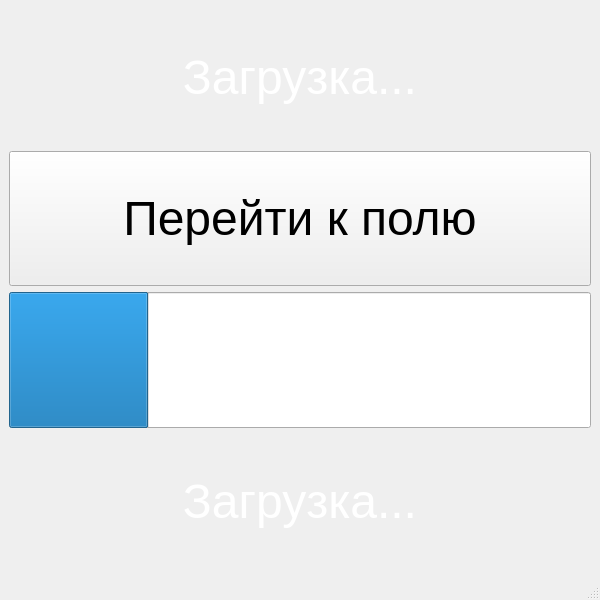
<?xml version="1.0" encoding="UTF-8"?>
<ui version="4.0">
 <class>MainWindow</class>
 <widget class="QMainWindow" name="MainWindow">
  <property name="geometry">
   <rect>
    <x>0</x>
    <y>0</y>
    <width>600</width>
    <height>600</height>
   </rect>
  </property>
  <property name="windowTitle">
   <string>MainWindow</string>
  </property>
  <widget class="QWidget" name="centralwidget">
   <layout class="QGridLayout" name="gridLayout">
    <item row="1" column="0">
     <widget class="QPushButton" name="pushButton">
      <property name="sizePolicy">
       <sizepolicy hsizetype="Preferred" vsizetype="Preferred">
        <horstretch>0</horstretch>
        <verstretch>0</verstretch>
       </sizepolicy>
      </property>
      <property name="font">
       <font>
        <pointsize>36</pointsize>
       </font>
      </property>
      <property name="text">
       <string>Перейти к полю</string>
      </property>
     </widget>
    </item>
    <item row="0" column="0">
     <widget class="QLabel" name="label">
      <property name="sizePolicy">
       <sizepolicy hsizetype="Minimum" vsizetype="Preferred">
        <horstretch>0</horstretch>
        <verstretch>0</verstretch>
       </sizepolicy>
      </property>
      <property name="font">
       <font>
        <pointsize>36</pointsize>
       </font>
      </property>
      <property name="toolTip">
       <string>&lt;html&gt;&lt;head/&gt;&lt;body&gt;&lt;p align=&quot;center&quot;&gt;&lt;br/&gt;&lt;/p&gt;&lt;/body&gt;&lt;/html&gt;</string>
      </property>
      <property name="styleSheet">
       <string notr="true">color: rgb(255, 255, 255);</string>
      </property>
      <property name="text">
       <string>Загрузка...</string>
      </property>
      <property name="alignment">
       <set>Qt::AlignCenter</set>
      </property>
     </widget>
    </item>
    <item row="2" column="0">
     <widget class="QProgressBar" name="progressBar">
      <property name="sizePolicy">
       <sizepolicy hsizetype="Preferred" vsizetype="Preferred">
        <horstretch>0</horstretch>
        <verstretch>0</verstretch>
       </sizepolicy>
      </property>
      <property name="font">
       <font>
        <pointsize>36</pointsize>
        <weight>75</weight>
        <bold>true</bold>
       </font>
      </property>
      <property name="toolTip">
       <string>&lt;html&gt;&lt;head/&gt;&lt;body&gt;&lt;p&gt;&lt;span style=&quot; font-size:18pt; font-weight:600;&quot;&gt;xdvvcbvn&lt;/span&gt;&lt;/p&gt;&lt;/body&gt;&lt;/html&gt;</string>
      </property>
      <property name="styleSheet">
       <string notr="true">color: rgb(255, 255, 255);</string>
      </property>
      <property name="value">
       <number>24</number>
      </property>
      <property name="textVisible">
       <bool>false</bool>
      </property>
     </widget>
    </item>
    <item row="3" column="0">
     <widget class="QLabel" name="label_2">
      <property name="sizePolicy">
       <sizepolicy hsizetype="Minimum" vsizetype="Preferred">
        <horstretch>0</horstretch>
        <verstretch>0</verstretch>
       </sizepolicy>
      </property>
      <property name="font">
       <font>
        <pointsize>36</pointsize>
       </font>
      </property>
      <property name="toolTip">
       <string>&lt;html&gt;&lt;head/&gt;&lt;body&gt;&lt;p align=&quot;center&quot;&gt;&lt;br/&gt;&lt;/p&gt;&lt;/body&gt;&lt;/html&gt;</string>
      </property>
      <property name="styleSheet">
       <string notr="true">color: rgb(255, 255, 255);</string>
      </property>
      <property name="text">
       <string>Загрузка...</string>
      </property>
      <property name="alignment">
       <set>Qt::AlignCenter</set>
      </property>
     </widget>
    </item>
   </layout>
  </widget>
  <widget class="QMenuBar" name="menubar">
   <property name="geometry">
    <rect>
     <x>0</x>
     <y>0</y>
     <width>600</width>
     <height>26</height>
    </rect>
   </property>
  </widget>
  <widget class="QStatusBar" name="statusbar"/>
 </widget>
 <resources/>
 <connections/>
</ui>
